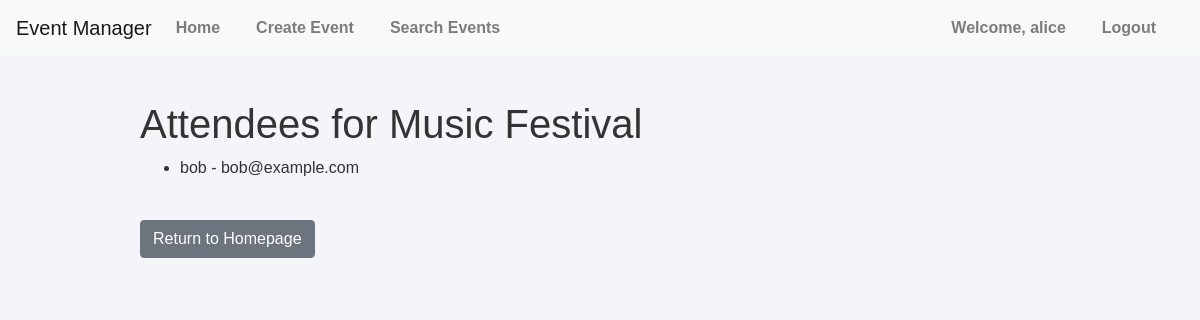
Page /event-attendees/1 (signed in) on the committed database.
### app/models.py (models this page shows, shortened)
class User(db.Model, UserMixin):
    id = db.Column(db.Integer, primary_key=True)
    username = db.Column(db.String(50), unique=True, nullable=False)
    email = db.Column(db.String(120), unique=True, nullable=False)
    password = db.Column(db.String(128), nullable=False)
    rating = db.Column(db.Integer, default=0)

class Event(db.Model):
    id = db.Column(db.Integer, primary_key=True)
    title = db.Column(db.String(100), nullable=False)
    description = db.Column(db.Text, nullable=True)
    date = db.Column(db.Date, nullable=False)
    time = db.Column(db.Time, nullable=False)
    location = db.Column(db.String(255), nullable=False)
    organizer = db.Column(db.String(50), nullable=False)
    liked = db.Column(db.Integer, default=0)
    disliked = db.Column(db.Integer, default=0)
    users = db.relationship('User', secondary='user_event', backref='events')

### app/views.py (the view)
@app.route('/event-attendees/<int:event_id>')
@login_required
def event_attendees(event_id):
    event = Event.query.get_or_404(event_id)
    if event.organizer != current_user.username:
        flash('You are not authorized to view attendees for this event.', 'danger')
        return redirect(url_for('homepage'))
    attendees = User.query.join(user_event).filter(user_event.c.event_id == event_id).all()
    return render_template('event_attendees.html', event=event, attendees=attendees)

### app/__init__.py (called while the page is built)
@login_manager.user_loader
def load_user(user_id):
    from app.models import User
    return User.query.get(user_id)

### app/templates/event_attendees.html
{% extends "base.html" %}
{% block content %}
<h1>Attendees for {{ event.title }}</h1>
{% if attendees %}
<ul>
    {% for user in attendees %}
    <li>
        {{ user.username }} - {{ user.email }}
    </li>
    {% endfor %}
</ul>
{% else %}
<p>No attendees yet.</p>
{% endif %}
<a href="{{ url_for('homepage') }}" class="btn btn-secondary mt-4">Return to Homepage</a>
{% endblock %}

### app/templates/base.html (shortened to what this page needs)
<!DOCTYPE html>
<html>
<head>
    <link rel="stylesheet" href="https://stackpath.bootstrapcdn.com/bootstrap/4.2.1/css/bootstrap.min.css"
>
    <link rel="stylesheet" href="{{ url_for('static', filename='style.css') }}">
</head>
<body>
    <nav class="navbar navbar-expand-sm navbar-light bg-light">
        <a class="navbar-brand" href="/">Event Manager</a>
        <div class="collapse navbar-collapse" id="navbarSupportedContent">
            <ul class="navbar-nav mr-auto">
                <li class="nav-item"><a class="nav-link" href="/homepage">Home</a></li>
                <li class="nav-item"><a class="nav-link" href="/create-event">Create Event</a></li>
                <li class="nav-item"><a class="nav-link" href="/search-event">Search Events</a></li>
            </ul>
            <ul class="navbar-nav ml-auto">
                {% if current_user.is_authenticated %}
                <li class="nav-item"><a class="nav-link" href="#">Welcome, {{ current_user.username }}</a></li>
                <li class="nav-item"><a class="nav-link" href="/logout">Logout</a></li>
                {% else %}
                <li class="nav-item"><a class="nav-link" href="/">Login</a></li>
                {% endif %}
            </ul>
        </div>
    </nav>
    <div class="container mt-4">
        {% block content %}{% endblock %}
    </div>
</body>
</html>

### app/static/style.css (style rules this page uses)
body { font-family: Arial, sans-serif; background-color: #f4f4f9; margin: 0; padding: 0; color: #333; }
.container { width: 80%; margin: 0 auto; padding: 20px; }
nav { background-color: #003366; padding: 10px; }
nav ul { list-style-type: none; margin: 0; padding: 0; text-align: center; }
nav ul li { display: inline; margin-right: 20px; }
nav ul li a { color: #ffffff; text-decoration: none; font-weight: bold; }
button, a { outline: none; }

### rows in the picture
User: username "alice"
Event: title "Music Festival"
User: username "bob", email "bob@example.com"
